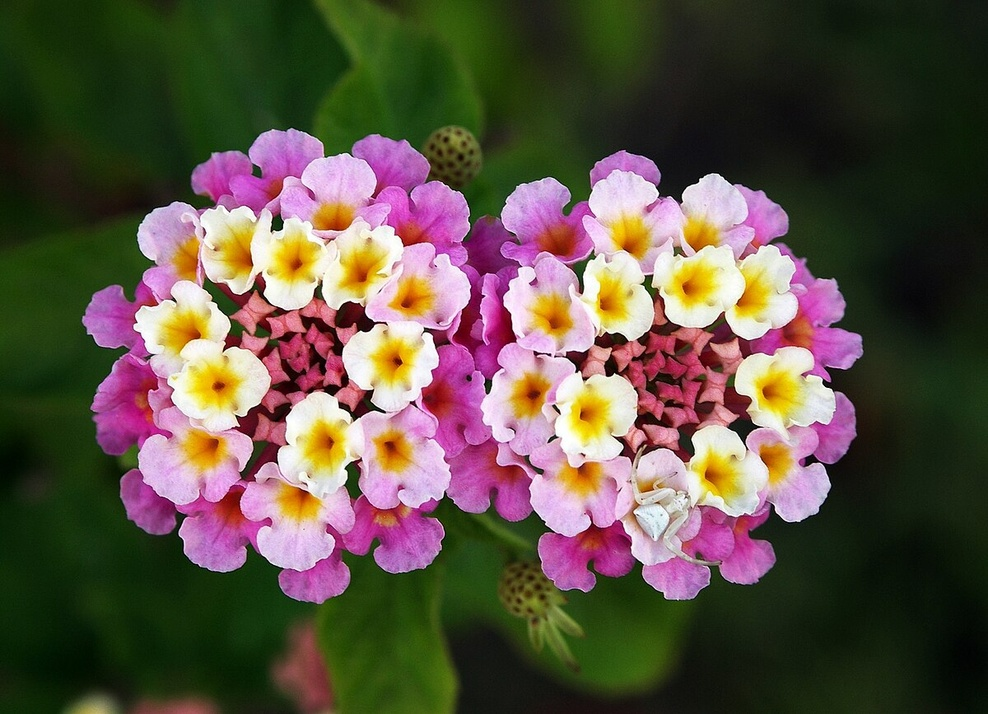
#> input picture lantana_flower.jpg, 988 x 714 px, shrunk from 1200 x 867 before the run, found by its file name
$ jupyter execute Visao.ipynb
#> lines starting #> are read from the running program, lines starting #| are printed output that depends on the picture; after the words box and inside, x2 and y2 are one past the last pixel; in counts of white or black regions, pixels touching at a corner belong together
<a href="https://colab.research.google.com/github/pedromazim/visao/blob/main/Visao.ipynb" target="_parent"></a>

Explorando escalas de cinza, diferentes escalas de cores (RGB, HSI), e resolução de imagens

[cell 1]
import skimage as skm
import numpy as np
import matplotlib.pyplot as pt

[cell 2]
from numba import jit

[cell 3]
img = skm.io.imread('https://github.com/pedromazim/visao/blob/main/lantana_flower.jpg?raw=true', as_gray=True)
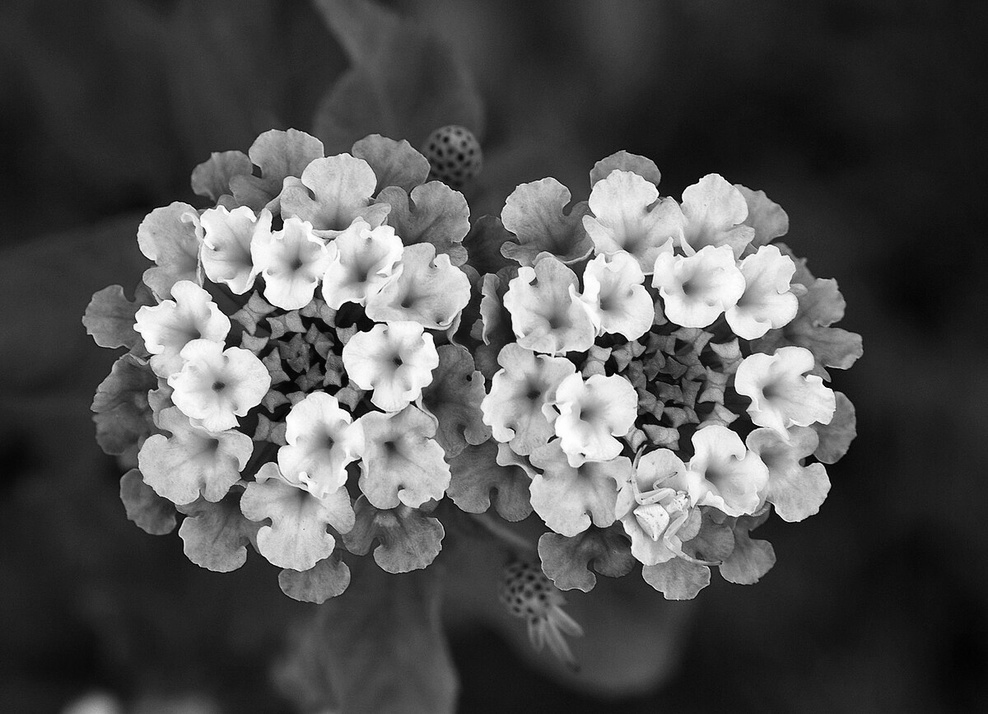
#> img: shape (714, 988) float64; min 0, max 1, mean 0.326

[cell 4]
pt.imshow(img, cmap='gray')
pt.axis('off')

[cell 5]
import matplotlib.colors as cm

[cell 6]
#@jit(looplift=True)
def greyscale(img, num_col):
#> called with num_col = 4
    thd = np.linspace(0,1,num_col)

    norm = cm.BoundaryNorm(boundaries=thd[:-1], ncolors=num_col, extend='both', clip=False)

    img_recol = img.copy()

    for i in range(img.shape[0]):
        for j in range(img.shape[1]):
            for t in range(1,len(thd)-1):
                if img[i,j] < thd[t]:
                    img_recol[i,j] = thd[t-1]
                else:
                    img_recol[i,j] = thd[t+1]
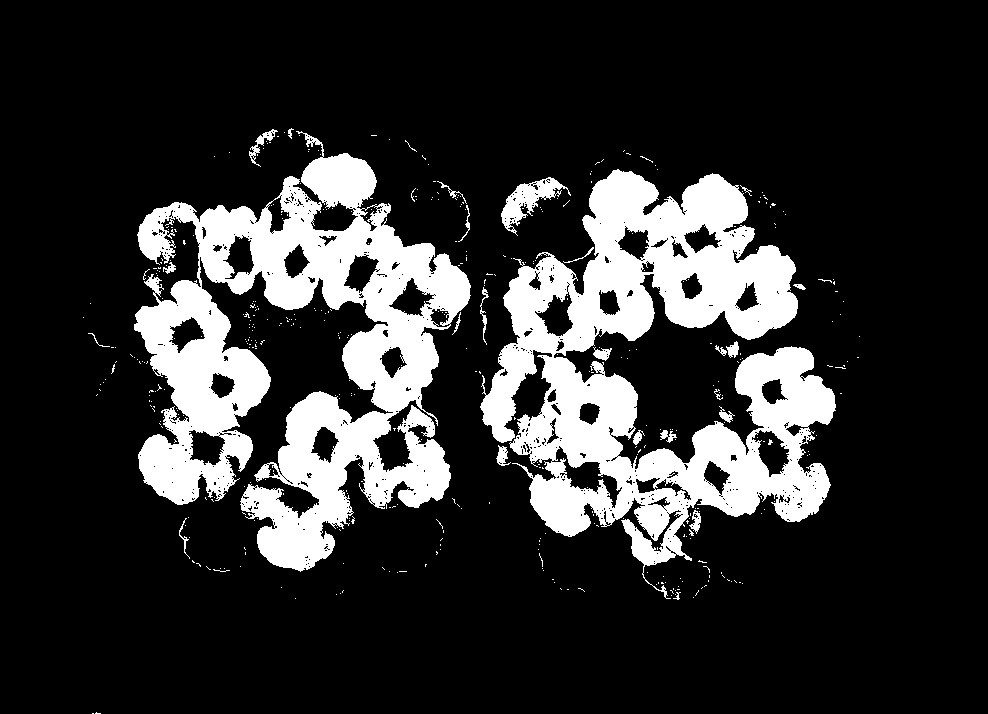
#> img_recol: shape (714, 988) float64; values 0.333 (black) and 1 (white), 18.5% white; 441 white regions (416 under 20 px), largest, box (x1, y1, x2, y2) and area: (480, 169, 836, 599) 63693, (134, 131, 471, 572) 62760, (501, 177, 571, 236) 1377

    fig, ax = pt.subplots(1,2)
    fig.tight_layout()
    ax[0].imshow(img, cmap='gray')
    ax[0].axis('off')
    ax[0].set_title('Original')
    ax[1].imshow(img_recol, cmap='gray')
    ax[1].set_title(f'With {num_col} gray levels')
    ax[1].axis('off')
    #return img_recol

[cell 7]
num_col = 4
greyscale(img, num_col)
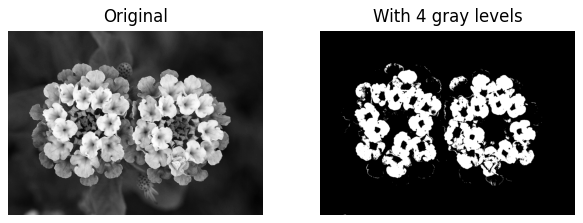
#> figure drawn by matplotlib, 2 panels

$ run again, with 0002_0001.JPG copied over lantana_flower.jpg
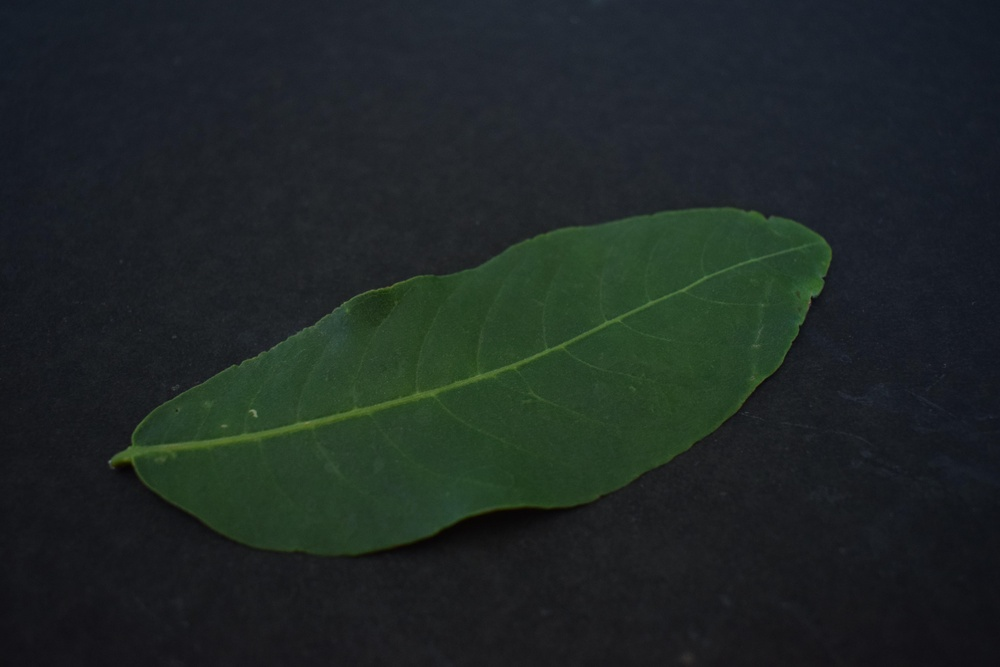
#> input picture 0002_0001.JPG, 1000 x 667 px, shrunk from 6000 x 4000 before the run, found by its file name
#> `img = skm.io.imread('https://github.com/pedromazim/visao/blob/main/lan..`:
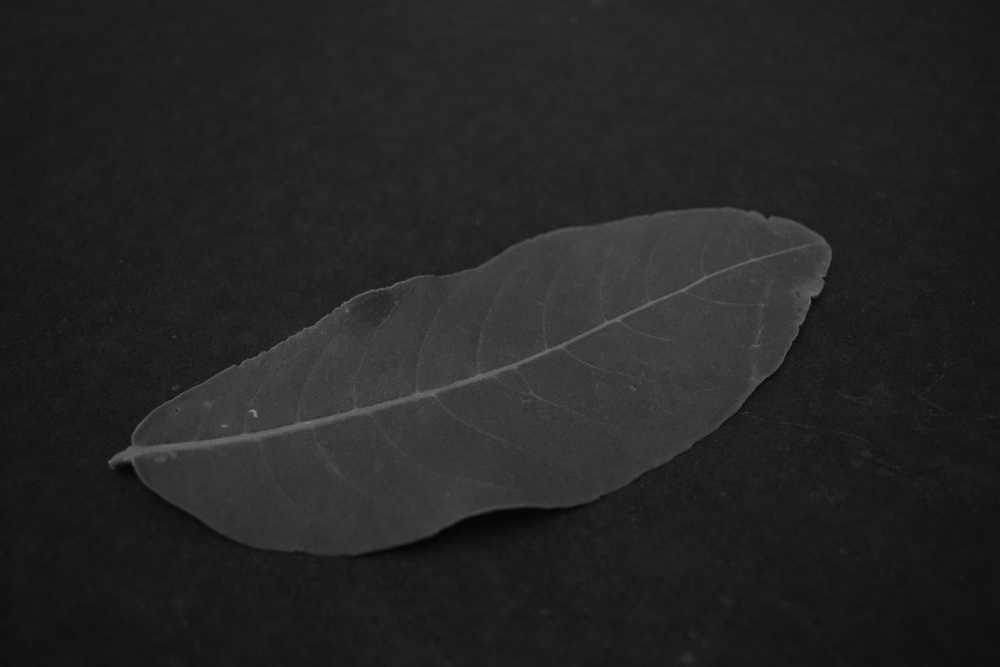
#> img: shape (667, 1000) float64; min 0.016, max 0.53, mean 0.146
#> `[cell 7] num_col = 4 greyscale(img, num_col)`:
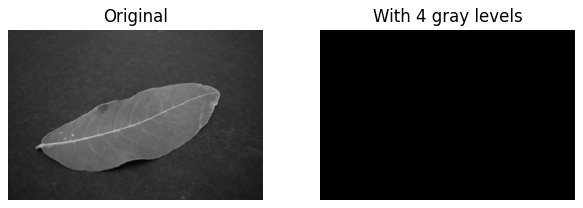
#> figure drawn by matplotlib, 2 panels
